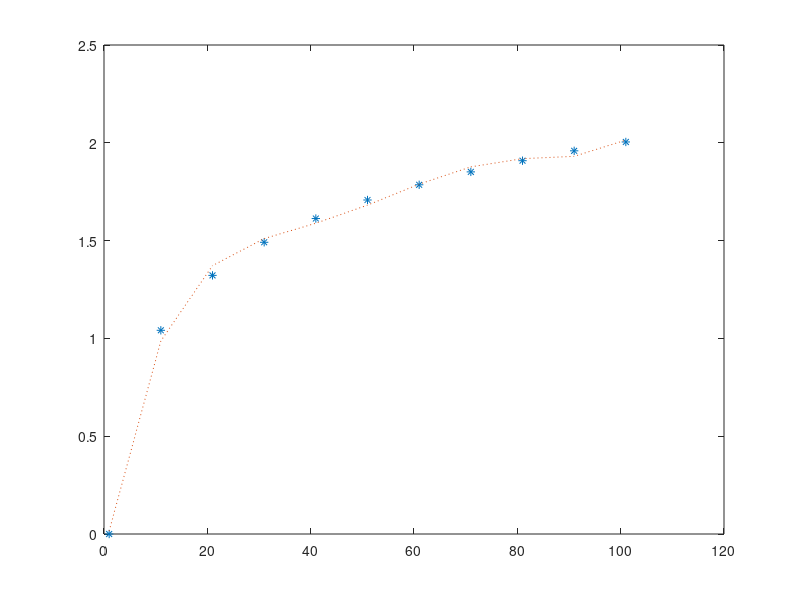

Reproduce this figure in MATLAB.
clear;
clc;
%topic_1
disp('Topic_1');
data=rand(30000,1);
avg=mean(data);
Var=var(data);
re1_1=[avg sqrt(Var)]
re1_2=[max(data) min(data)]
re1_3=sum(data>avg)/30000
%topic_2
disp('Topic_2');
score=rand(100,5)*50+45;
[maxscore maxindex]=max(score);
[minscore minindex]=min(score);
re2_1=[maxscore;maxindex;minscore;minindex]
avg=mean(score);
Var=var(score);
re2_2=[avg;sqrt(Var)]
Sum=sum(score');
[maxscore maxindex]=max(Sum);
[minscore minindex]=min(Sum);
re2_3=[maxscore maxindex;minscore minindex]
[zcj xsxh]=sort(Sum,'descend')
%Topic_3
disp('Topic_3');
t=6:2:18;
t_oj=6.5:2:17.5;
t1=[18.0	20.0	22.0	25.0	30.0	28.0	24.0];
t2=[15.0	19.0	24.0	28.0	34.0	32.0	30.0];
re3_1=spline(t,t1,t_oj)
re3_2=spline(t,t2,t_oj)
%Topic_4
disp('Topic_4');
x=1:10:101;
Lgx=[0 1.0414 1.3222 1.4914 1.6128 1.7076 1.7853 1.8513 1.9085 1.9590 2.0043];
p=polyfit(x,Lgx,5);
py=polyval(p,x);
plot(x,Lgx,'*',x,py,':');
%Topic_5
disp('Topic_5');
P1=[1 2 4 0 5];
P2=[1 2];
P3=[1 2 3];
temp=conv(P2,P3);
re5_1=P1+[0 temp]
re5_2=roots(re5_1)
A=[-1 1.2 -1.4
    0.75 2 3.5
    0 5 2.5];
re5_3=polyval(re5_1,A)
re5_4=polyvalm(re5_1,A)



